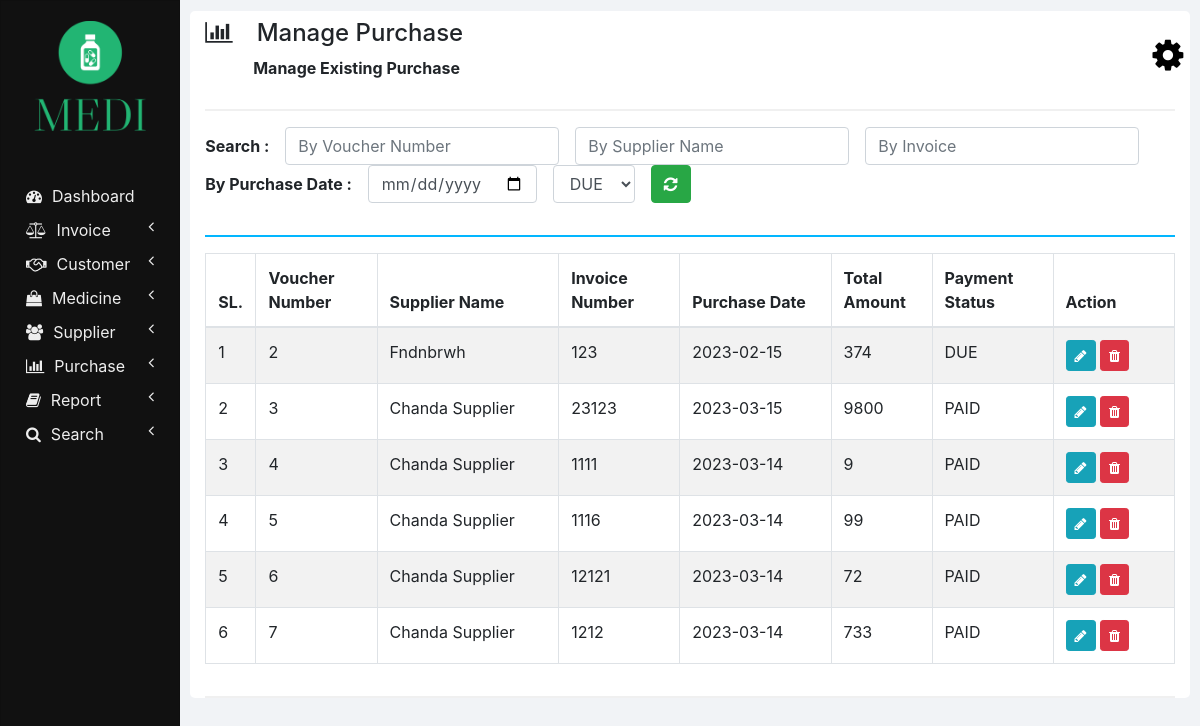
Before: /manage_purchase.php with the older database file.
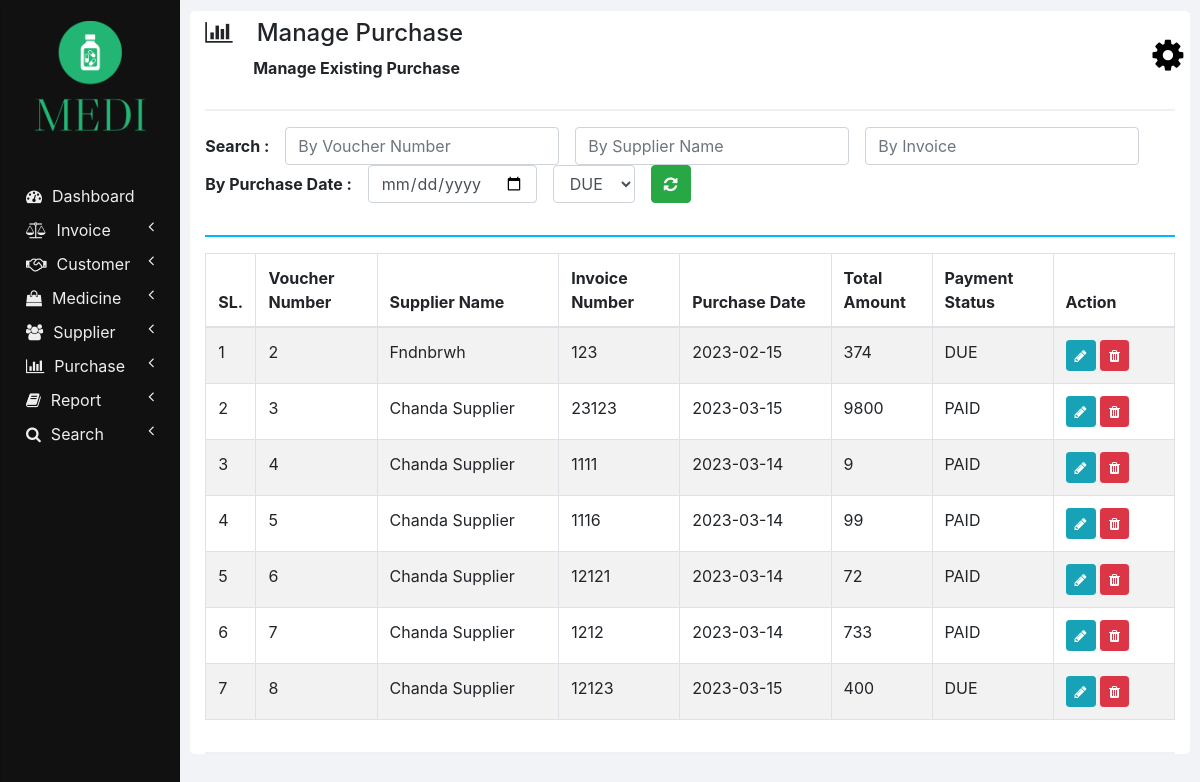
After: the same page with the newer database file.
### tables this page shows
CREATE TABLE `purchases` (
  `SUPPLIER_NAME` varchar(100) NOT NULL,
  `INVOICE_NUMBER` int(11) NOT NULL,
  `VOUCHER_NUMBER` int(11) NOT NULL,
  `PURCHASE_DATE` varchar(10) NOT NULL,
  `TOTAL_AMOUNT` double NOT NULL,
  `PAYMENT_STATUS` varchar(20) NOT NULL
);

### php/manage_purchase.php (the view, shortened to what this page needs)
<?php
  function showPurchases($id) {
    require "db_connection.php";
    if($con) {
      $seq_no = 0;
      $query = "SELECT * FROM purchases";
      $result = mysqli_query($con, $query);
      while($row = mysqli_fetch_array($result)) {
        $seq_no++;
        if($row['VOUCHER_NUMBER'] == $id)
          showEditOptionsRow($seq_no, $row);
        else
          showPurchaseRow($seq_no, $row);
      }
    }
  }
  function showPurchaseRow($seq_no, $row) {
    ?>
    <tr>
      <td><?php echo $seq_no; ?></td>
      <td><?php echo $row['VOUCHER_NUMBER']; ?></td>
      <td><?php echo $row['SUPPLIER_NAME'] ?></td>
      <td><?php echo $row['INVOICE_NUMBER']; ?></td>
      <td><?php echo $row['PURCHASE_DATE']; ?></td>
      <td><?php echo $row['TOTAL_AMOUNT']; ?></td>
      <td><?php echo $row['PAYMENT_STATUS']; ?></td>
      <td>
        <button href="" class="btn btn-info btn-sm" onclick="editPurchase(<?php echo $row['VOUCHER_NUMBER']; ?>);">
          <i class="fa fa-pencil"></i>
        </button>
        <button class="btn btn-danger btn-sm" onclick="deletePurchase(<?php echo $row['VOUCHER_NUMBER']; ?>);">
          <i class="fa fa-trash"></i>
        </button>
      </td>
    </tr>
    <?php
  }
  ?>

Changed rows visible on the page:
added purchases: seq_no "7", VOUCHER_NUMBER "8", SUPPLIER_NAME "Chanda Supplier", INVOICE_NUMBER "12123", PURCHASE_DATE "2023-03-15", TOTAL_AMOUNT "400", PAYMENT_STATUS "DUE"
